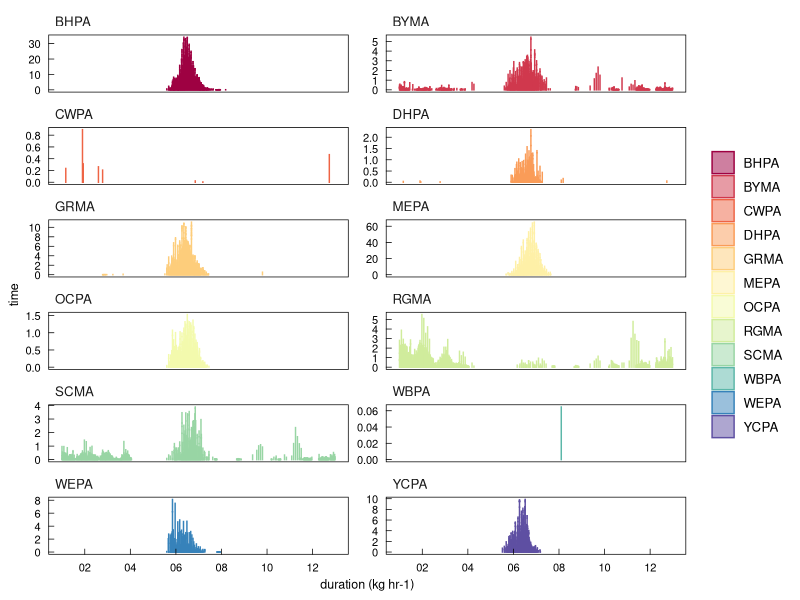

This chart was generated by the following R code: (Note: this script raises an error after producing the figure.)
#### this script is organizing and mapping daily bird counts on collpa
#### should be ~ 2 figure in the manuscript
#### it communicates across the study period the numbers and duration of parrots on the cliff


library(ggplot2)      # plotting and viz
library(plyr)         # legacy df manipulation
library(dplyr)        # variable grouping and manipulation
library(reshape)      # legacy df manipulation
library(data.table)   # legacy functions on df 
library(tidyr)        # gathering and spreading
library(zoo)          # roll mean
library(ggthemes)     # helpful ggplot themes
library(forcats)
library(scales)
library(RColorBrewer) # pretty colors
library(ggridges)
library(colorspace)
library(patchwork)
library(lubridate)    # formating times dates


# custom ggplot theme
themeKV <- theme_few()+
  theme(strip.background = element_blank(),
        axis.line = element_blank(),
        axis.text.x = element_text(colour = "black", margin = margin(0.2, unit = "cm")),
        axis.text.y = element_text(colour = "black", margin = margin(c(1, 0.2), unit = "cm")),
        axis.ticks.x = element_line(colour = "black", linewidth=.25), 
        axis.ticks.y = element_line(colour = "black", linewidth=.25),
        axis.ticks.length=unit(-0.15, "cm"), 
        element_line(colour = "black", linewidth=.5),
        panel.border = element_rect(colour = "black", fill=NA, linewidth=.5),
        legend.title=element_blank(),
        strip.text=element_text(hjust=0))

#### read in raw survey data
# setwd("/Users/kylevanhoutan/colpa_flock/")
DF <- read.csv('data/survey_talldb.csv')

#### subset full data set for just time/hour occurrence observation data 
# first remove unnecessary columns 
survey <- subset(DF, select = c(SPECIES, TIME, DURATION_kg_hr)) # subset full dataset for only columns of interest

class(survey$TIME) # check on data format of "time" col
# returns [1] "character", need convert to time/date
survey$TIME <- as.POSIXct(survey$TIME, format="%H:%M:%S")
class(survey$TIME) # check format: returns [1] "POSIXct" --> success! 
# now we can make some plots :)

# rescale Brewer palette to 13 categories
colourCount = length(unique(survey$SPECIES)) 
getPalette = colorRampPalette(brewer.pal(11, "Spectral")) # interpolate colors to fit the 13 parrot species
Spectral13 <- getPalette(colourCount) # 13 color Spectral palette 

# make col plot
ggplot(survey, aes(x = TIME, y = DURATION_kg_hr, group = SPECIES, color = SPECIES, alpha = 0.5)) +
  themeKV + theme(axis.text.y = element_text(size = 8),
                  axis.text.x = element_text(size = 8),
                  axis.title.x = element_text(size = 9),
                  axis.title.y = element_text(size = 9),
                  #legend.position=c(.16,.14),
                  #legend.key.height = unit(0.4, 'cm')
                  ) +
  geom_col(aes(fill = SPECIES), 
           alpha = 0.5) + 
  scale_color_manual(values = Spectral13) +
  scale_fill_manual(values = Spectral13) +
  scale_x_datetime(breaks = breaks_width("2 hour"), 
                   date_labels = "%H") + # set the time scales and drop date info
  ylab("time") +
  xlab("duration (kg hr-1)") +
  scale_y_continuous( breaks=pretty_breaks()) +
  facet_wrap(~SPECIES, ncol=2, scales = "free_y")


# try different way
# read in summarized survey data
DF2 <- read.csv('data/survey_histogr.csv')
# subset full data set for just time/hour occurrence observation data 
# first remove unnecessary columns 
survey2 <- subset(DF2, select = c(SPECIES, TIME, KG_HR_DAY)) # subset full dataset for only columns of interest
class(survey2$TIME) # check on data format of "time" col
# returns [1] "character", need convert to time/date
survey2$TIME <- as.POSIXct(survey2$TIME, format="%H:%M:%S")
class(survey2$TIME) # check format: returns [1] "POSIXct" --> success! 
# now we can make some plots :)

# reorder by duration most to fewest
#survey2$SPECIES <- factor(survey2$SPECIES, levels=c("MEPA", "BHPA", "RGMA", "GRMA", "YCPA", "SCMA", "BYMA", "WEPA", "CWPA", "OCPA", "DHPA", "WBPA", "DBPA"))
#reorder in order of appearance
survey2$SPECIES <- factor(survey2$SPECIES, levels=c("WEPA", "BHPA", "GRMA", "YCPA", "OCPA", "BYMA", "SCMA", "DHPA", "MEPA", "WBPA", "DBPA", "RGMA", "CWPA"))

p1 <- ggplot(survey2, aes(x = TIME, y = KG_HR_DAY, group = SPECIES, fill = SPECIES)) +
  themeKV + theme(legend.position = "none",
                  axis.text.y = element_text(size = 6),
                  axis.text.x = element_text(size = 8),
                  axis.title.x = element_text(size = 9),
                  axis.title.y = element_text(size = 9),
                  strip.text.x = element_text(size = 6),
#                  strip.placement = "inside",
                  panel.spacing.y = unit(0, "lines"),) + # trying to reduce vertical spacing between panels
  # see: https://stackoverflow.com/questions/3681647/ggplot-how-to-increase-spacing-between-faceted-plots
  geom_area(alpha=0.75) +
  scale_fill_manual(values = rev(Spectral13)) +
  geom_line(linewidth = 0.25) +
  scale_x_datetime(breaks = breaks_width("2 hour"), 
                   date_labels = "%H") + # set the time scales and drop date info
  xlab("hour of day") +
  ylab("duration (kg hr-1 day-1)") +
  scale_y_continuous(breaks = pretty_breaks()) +
  facet_wrap(~SPECIES, ncol=1, scales = "free_y")
p1


# sum duration for each group, in the KG_HR_DAY col
surveytotal <- survey2 %>% # see https://stackoverflow.com/questions/58197990/r-dplyr-grouping-and-adding-new-column
  group_by(SPECIES) %>% 
  summarise(total_KG=sum(KG_HR_DAY))
# then determine the hour with the max value for each species abundance
# use dplyr: https://stackoverflow.com/questions/24237399/how-to-select-the-rows-with-maximum-values-in-each-group-with-dplyr
sp_t_max <- survey2 %>% 
  group_by(SPECIES) %>%
  filter(KG_HR_DAY == max(KG_HR_DAY)) %>%
  arrange(SPECIES,TIME,KG_HR_DAY)
# join 2 DFs together
survey3 <- left_join(surveytotal, sp_t_max, by ='SPECIES') # see: https://www.guru99.com/r-dplyr-tutorial.html 

# build palette
colourCount = length(unique(survey3$SPECIES)) # but first expand the 11 brewer palette categories
getPalette = colorRampPalette(brewer.pal(11, "Spectral")) # interpolate colors to fit the 13 parrot species
Spectral13 <- getPalette(colourCount) # 13 color Spectral palette 

# now make plot
# highlight clusters of activity w/scatter plot of max value vs hour 
lims <- as.POSIXct(strptime(c("05","15"), format = "%H")) # manually set x axis time limits
p2 <- ggplot(survey3, aes(x = TIME, y = KG_HR_DAY, group = SPECIES, fill = SPECIES)) +
  themeKV + theme(legend.position = "none",
                  axis.text.y = element_text(size = 7),
                  axis.text.x = element_text(size = 7),
                  axis.title.x = element_text(size = 9),
                  axis.title.y = element_text(size = 9),) +
  geom_point(shape = 16, size = 3.2, alpha = 0.8,
             aes(color = fct_reorder(SPECIES,total_KG))) +
  scale_color_manual(values = rev(Spectral13)) + # reverse the order of the palette to match p1
  geom_point(shape = 1,size = 3.2, colour = "black", stroke = 0.25,) +
  scale_y_continuous(trans = log_trans(), 
                     breaks = c(0.001, 0.01, 0.1, 1, 10, 100),
                     limits = c(0.0004,10),
                     labels = comma) +
  scale_x_datetime(breaks = breaks_width("1 hour"), 
                   date_labels = "%H",
                   limits =lims) + # set the time scales and drop date info
  xlab("hour of day") +
  ylab("max duration (kg hr-1 dy-1)")


# make another plots with cumulative duration 
p3 <- ggplot(survey3, aes(y = fct_reorder(SPECIES,total_KG), x = total_KG, group = SPECIES, fill = SPECIES)) +
  themeKV + theme(legend.position = "none",
                  axis.text.y = element_text(size = 7),
                  axis.text.x = element_text(size = 7),
                  axis.title.x = element_text(size = 9),
                  axis.title.y = element_text(size = 0),) +
  geom_point(shape = 16, size = 3.2, alpha = 0.8,
             aes(color = fct_reorder(SPECIES,total_KG))) +
  scale_color_manual(values = rev(Spectral13)) + # reverse the order of the palette to match p1
  geom_point(shape = 1,size = 3.2, colour = "black", stroke = 0.25,) +
  scale_x_continuous(breaks = seq(0, 16, by = 2), limits = c(0,16),) +
  #scale_x_datetime(breaks = breaks_width("1 hour"), 
  #                 date_labels = "%H") + # set the time scales and drop date info
  # xlab("hour of day") +
  xlab("sum duration (kg hr-1 dy-1)")

# patch them together
layout <- "
A
B"
p2 + p3 + 
  plot_layout(design = layout) +
  plot_annotation(tag_levels = 'a') # add panel labels a, b, c... etc


# END  
